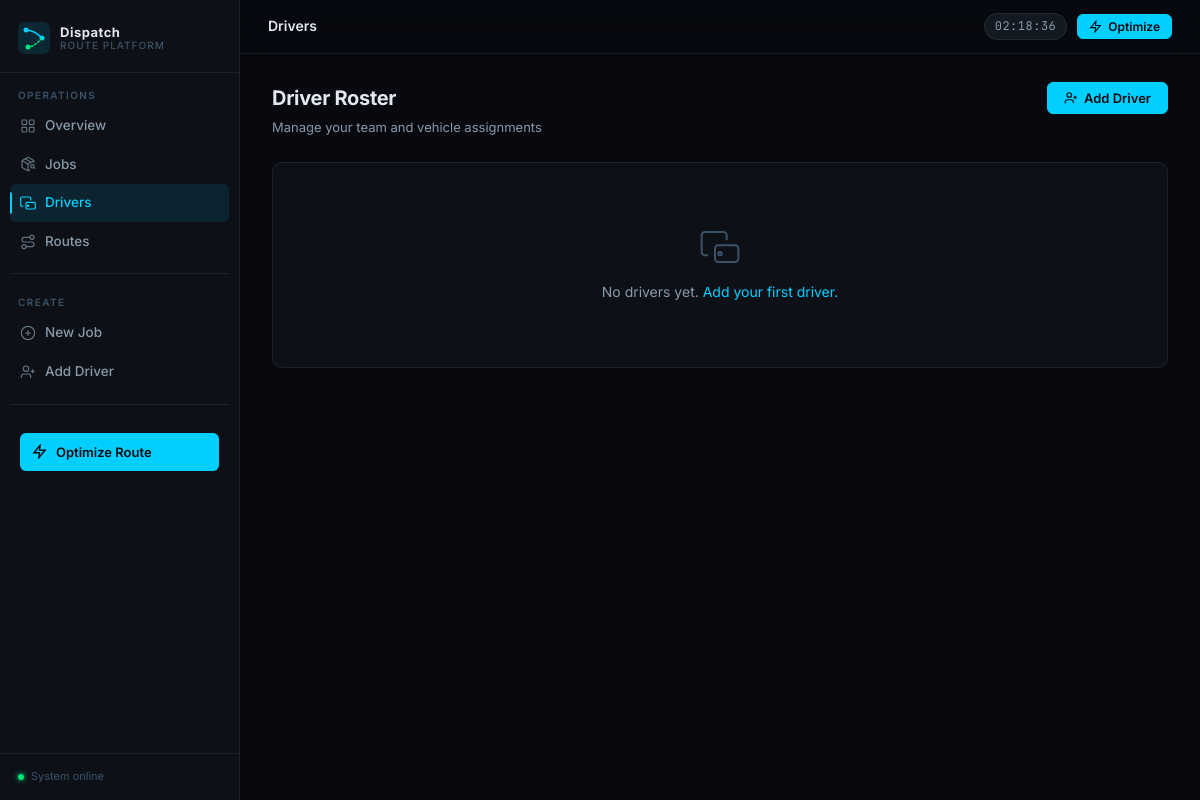
The page /drivers/ on the database as committed earlier.
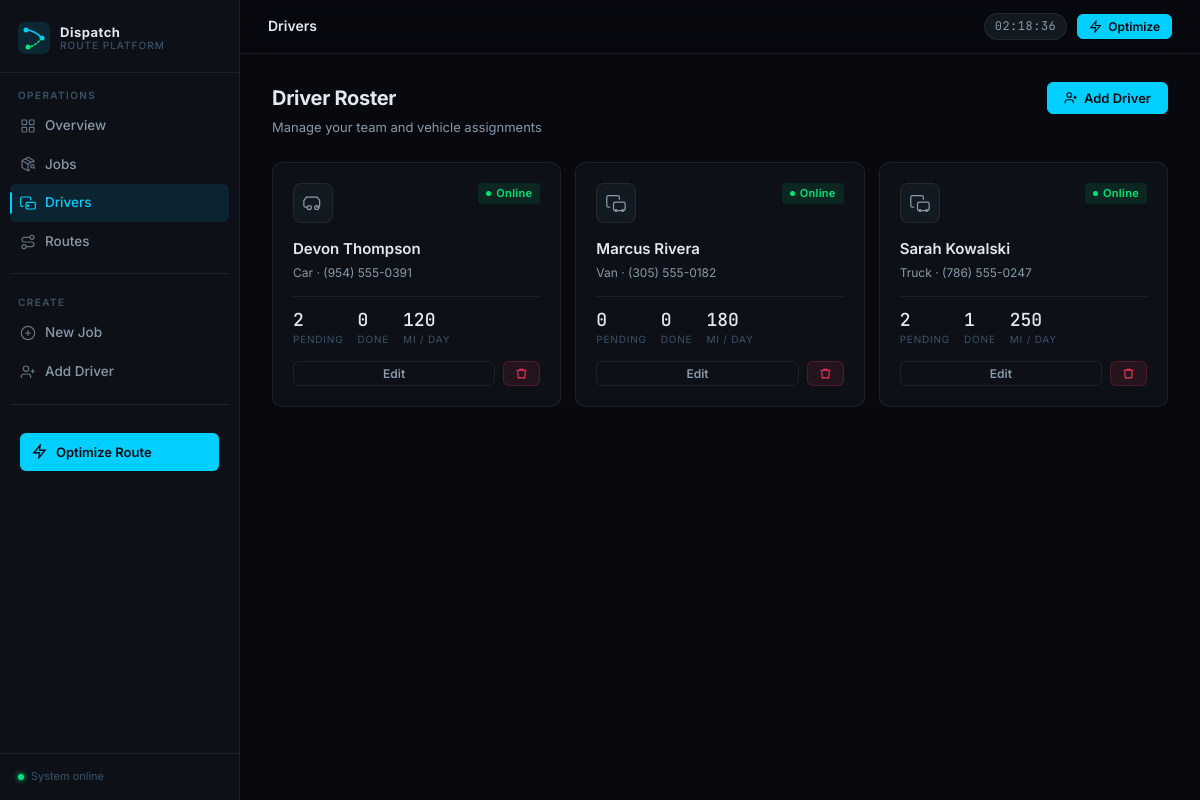
The same page on the database as committed later.
### optimizer/models.py (models this page shows, shortened)
class Driver(models.Model):
    VEHICLE_CHOICES = [
        ('van', 'Van'),
        ('truck', 'Truck'),
        ('car', 'Car'),
        ('motorcycle', 'Motorcycle'),
        ('bike', 'Bike'),
    ]
    name = models.CharField(max_length=100)
    phone = models.CharField(max_length=20, blank=True)
    vehicle_type = models.CharField(max_length=20, choices=VEHICLE_CHOICES, default='van')
    max_daily_distance = models.FloatField(default=200.0)  # miles
    is_available = models.BooleanField(default=True)
    created_at = models.DateTimeField(auto_now_add=True)
    class Meta:
        ordering = ['name']
    def pending_jobs_count(self):
        return self.jobs.filter(status='pending').count()
    def completed_jobs_count(self):
        return self.jobs.filter(status='completed').count()

### optimizer/views.py (the view)
# urls.py: path('drivers/', views.driver_list, name='driver_list'),
def driver_list(request):
    drivers = Driver.objects.prefetch_related('jobs').all()
    return render(request, 'optimizer/driver_list.html', {'drivers': drivers})

### optimizer/templates/optimizer/driver_list.html (shortened to what this page needs)
{% extends 'optimizer/base.html' %}
{% block page_title %}Drivers{% endblock %}
{% block content %}
<div class="page-header">
  <div>
    <h1>Driver Roster</h1>
    <div class="sub">Manage your team and vehicle assignments</div>
  </div>
  <a href="{% url 'driver_create' %}" class="btn btn-primary">
    <svg xmlns="http://www.w3.org/2000/svg" viewBox="0 0 24 24" fill="none" stroke="currentColor"><path d="M16 21v-2a4 4 0 0 0-4-4H6a4 4 0 0 0-4 4v2"/><circle cx="9" cy="7" r="4"/><line x1="19" y1="8" x2="19" y2="14"/><line x1="22" y1="11" x2="16" y2="11"/></svg>
    Add Driver
  </a>
</div>
{% if drivers %}
<div class="driver-grid">
  {% for driver in drivers %}
  <div class="driver-card">
    <div class="driver-header">
      <div class="vehicle-icon">
        {% if driver.vehicle_type == 'van' or driver.vehicle_type == 'truck' %}
        <svg xmlns="http://www.w3.org/2000/svg" viewBox="0 0 24 24" fill="none" stroke="currentColor"><path d="M5 17H3a2 2 0 0 1-2-2V5a2 2 0 0 1 2-2h11a2 2 0 0 1 2 2v3"/><rect x="9" y="11" width="14" height="10" rx="2"/><circle cx="12" cy="21" r="1"/><circle cx="20" cy="21" r="1"/></svg>
        {% elif driver.vehicle_type == 'car' %}
        <svg xmlns="http://www.w3.org/2000/svg" viewBox="0 0 24 24" fill="none" stroke="currentColor"><path d="M5 17H3a2 2 0 0 1-2-2V9l3-4h13l3 4v6a2 2 0 0 1-2 2h-2"/><circle cx="7.5" cy="17.5" r="2.5"/><circle cx="16.5" cy="17.5" r="2.5"/></svg>
        {% else %}
        <svg xmlns="http://www.w3.org/2000/svg" viewBox="0 0 24 24" fill="none" stroke="currentColor"><circle cx="18.5" cy="17.5" r="3.5"/><circle cx="5.5" cy="17.5" r="3.5"/><circle cx="15" cy="5" r="1"/><path d="M12 17.5V14l-3-3 4-3 2 3h2"/></svg>
        {% endif %}
      </div>
      {% if driver.is_available %}
      <span class="badge badge-completed">Online</span>
      {% else %}
      <span class="badge badge-pending">Off Duty</span>
      {% endif %}
    </div>
    <div class="driver-name">{{ driver.name }}</div>
    <div class="driver-meta">
      {{ driver.get_vehicle_type_display }}{% if driver.phone %} &middot; {{ driver.phone }}{% endif %}
    </div>
    <div class="driver-stats">
      <div class="ds-item">
        <span class="ds-val">{{ driver.pending_jobs_count }}</span>
        <span class="ds-lbl">Pending</span>
      </div>
      <div class="ds-item">
        <span class="ds-val">{{ driver.completed_jobs_count }}</span>
        <span class="ds-lbl">Done</span>
      </div>
      <div class="ds-item">
        <span class="ds-val">{{ driver.max_daily_distance|floatformat:0 }}</span>
        <span class="ds-lbl">mi / day</span>
      </div>
    </div>
    <div class="driver-actions">
      <a href="{% url 'driver_edit' driver.pk %}" class="btn btn-ghost btn-sm" style="flex:1;justify-content:center;">Edit</a>
      <form method="post" action="{% url 'driver_delete' driver.pk %}" onsubmit="return confirm('Remove {{ driver.name }} from the roster?');">
        <button type="submit" class="btn btn-danger btn-sm">
          <svg xmlns="http://www.w3.org/2000/svg" viewBox="0 0 24 24" fill="none" stroke="currentColor"><polyline points="3 6 5 6 21 6"/><path d="M19 6l-1 14H6L5 6"/><path d="M9 6V4h6v2"/></svg>
        </button>
      </form>
    </div>
  </div>
  {% endfor %}
</div>
{% else %}
<div class="card">
  <div class="empty-state">
    <div class="empty-icon">
      <svg xmlns="http://www.w3.org/2000/svg" viewBox="0 0 24 24" fill="none" stroke="currentColor"><path d="M5 17H3a2 2 0 0 1-2-2V5a2 2 0 0 1 2-2h11a2 2 0 0 1 2 2v3"/><rect x="9" y="11" width="14" height="10" rx="2"/><circle cx="12" cy="16" r="1"/></svg>
    </div>
    <p>No drivers yet. <a href="{% url 'driver_create' %}">Add your first driver.</a></p>
  </div>
</div>
{% endif %}
{% endblock %}

Rows that differ between the two databases and show on the page:
added Driver: is_available "Online", name "Devon Thompson", vehicle_type "Car", phone "(954) 555-0391", pending_jobs_count "2", completed_jobs_count "0", max_daily_distance "120"
added Driver: is_available "Online", name "Marcus Rivera", vehicle_type "Van", phone "(305) 555-0182", pending_jobs_count "0", completed_jobs_count "0", max_daily_distance "180"
added Driver: is_available "Online", name "Sarah Kowalski", vehicle_type "Truck", phone "(786) 555-0247", pending_jobs_count "2", completed_jobs_count "1", max_daily_distance "250"
Other text that changed with them:
text no longer shown: "No drivers yet. Add your first driver."
